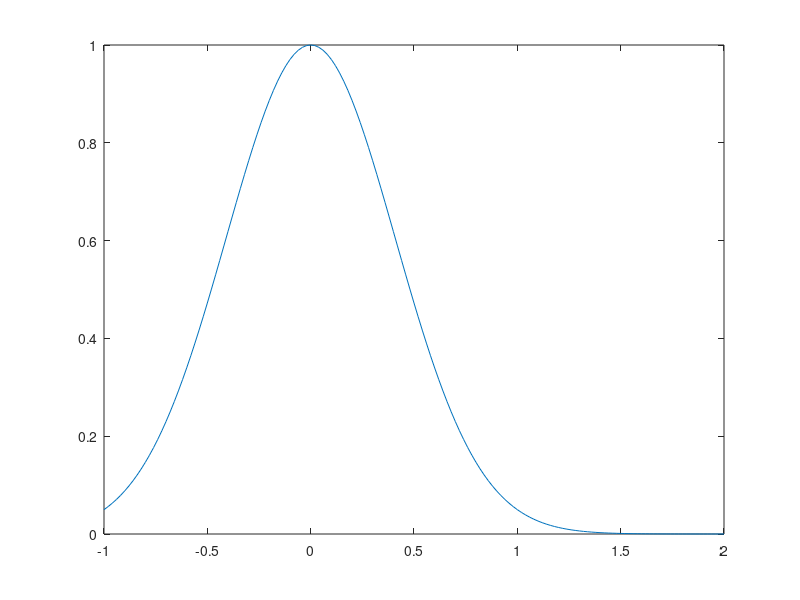
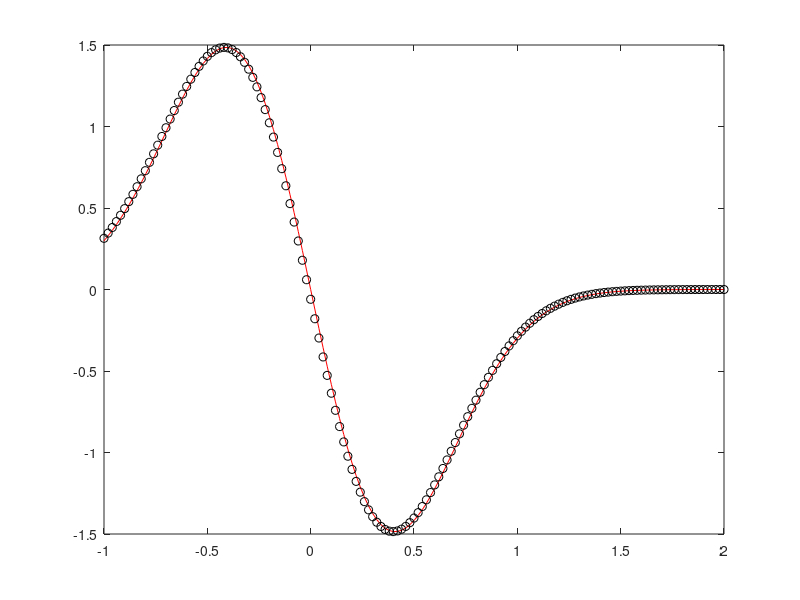
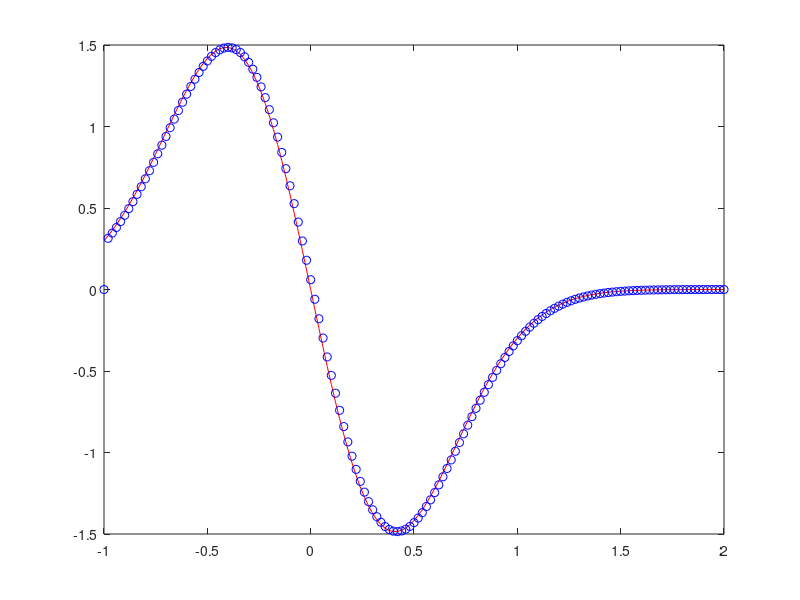
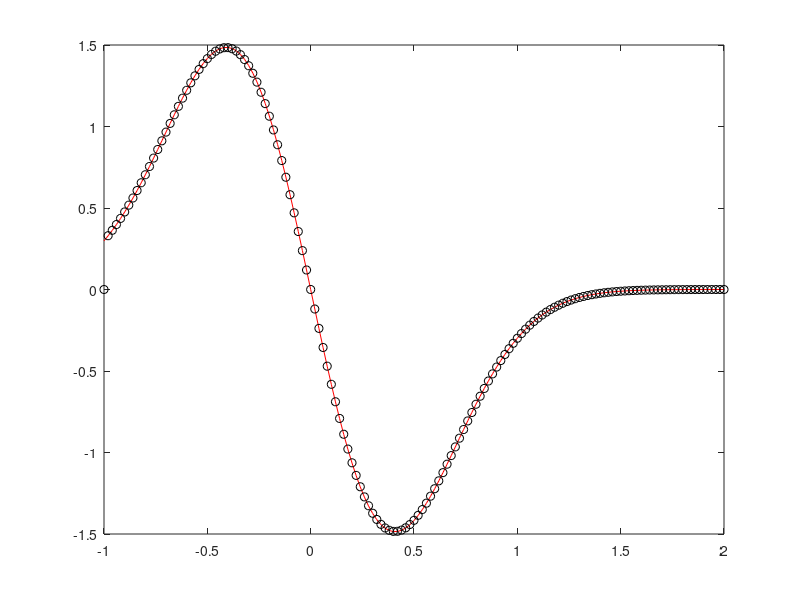

MATLAB code to generate these figures, in order:

close all
clear all
format long
f = @(x) exp(-3.* x.^2);
df = @(x) - 6.* x.* exp(-3.* x.^2);

b = 2;
a = -1;

n = 150;
h = (b-a) / n;

xmesh = [a: h: b]';
figure(1)
plot(xmesh, f(xmesh));


            %forward finite difference:
dfxmesh1 = zeros( size(xmesh) );
dfxmesh1(end) = ( f(xmesh(n) + h) - f(xmesh(n)) ) ./h;

for i = 1: n - 1
    dfxmesh1(i) = (f(xmesh(i+ 1)) - f(xmesh(i)) )./ h;
end

figure(2)
plot(xmesh, df(xmesh), 'r', xmesh, dfxmesh1, 'ko')

            %backward finite difference:

dfxmesh2 = zeros(size(xmesh));
dfxmesh2(1) = ( f(xmesh(i) ) - f( xmesh(i) - h ) ) ./ h;

for i = 2: n
    dfxmesh2(i) = ( f(xmesh(i)) - f(xmesh(i-1)) ) ./ h;
end

figure(3)
plot(xmesh, df(xmesh), 'r', xmesh, dfxmesh2, 'bo')



            %centered finite difference:
dfxmesh3 = zeros(size(xmesh));

for i = 2 : n-1
    dfxmesh3(i) = ( f(xmesh(i+1)) - f(xmesh(i-1)) ) ./ (2* h);
end

figure(4)
plot(xmesh, df(xmesh), 'r', xmesh, dfxmesh3, 'ko')


            %fourth order finite difference:
dfxmesh4 = zeros(size(xmesh));
for i = 3: n-2
    dfxmesh4(i) = ( -f(xmesh(i+2)) + 8* f(xmesh(i+1)) ...
        -8* f(xmesh(i-1)) + f(xmesh(i-2)) ) ./ (12* h);
end

figure(5)
plot(xmesh, df(xmesh), 'c', xmesh, dfxmesh4, 'ro')


            %error calculations for forward finite difference

error = ( df(xmesh) - dfxmesh1 );

abs_err_2 = norm(error, 2);

abs_err_inf = norm(error, inf);

rel_err_2 = abs_err_2 / norm(df(xmesh), 2);

rel_err_inf = abs_err_inf./ norm(df(xmesh), inf);

figure(6)
semilogy(xmesh, error, 'bd-')


            %error calculation for backward finite elemes calculations:
error = (df(xmesh) - dfxmesh2);

abs_err_2 = norm(error, 2);

abs_err_inf = norm(error, inf);

rel_err_2 = abs_err_2 /norm( df(xmesh), 2 );

rel_err_inf = abs_err_inf ./ norm(df(xmesh), inf);


            %error calculations for centered finite element
error = (df(xmesh) - dfxmesh3);

abs_err_2 = norm(error, 2);

abs_err_inf = norm(error, inf);

rel_err_2 = abs_err_2 / norm( df(xmesh), 2 );

rel_err_inf = abs_err_inf ./ norm( df(xmesh), inf) ;


            %errors calculation for forth order finite difference:
error = ( df(xmesh) - dfxmesh4 );

abs_err_2 = norm(error, 2);

abs_err_inf = norm(error, inf);

rel_err_2 = abs_err_2 / norm(df(xmesh), 2);

rel_err_inf = abs_err_inf ./ norm(df(xmesh), inf);
